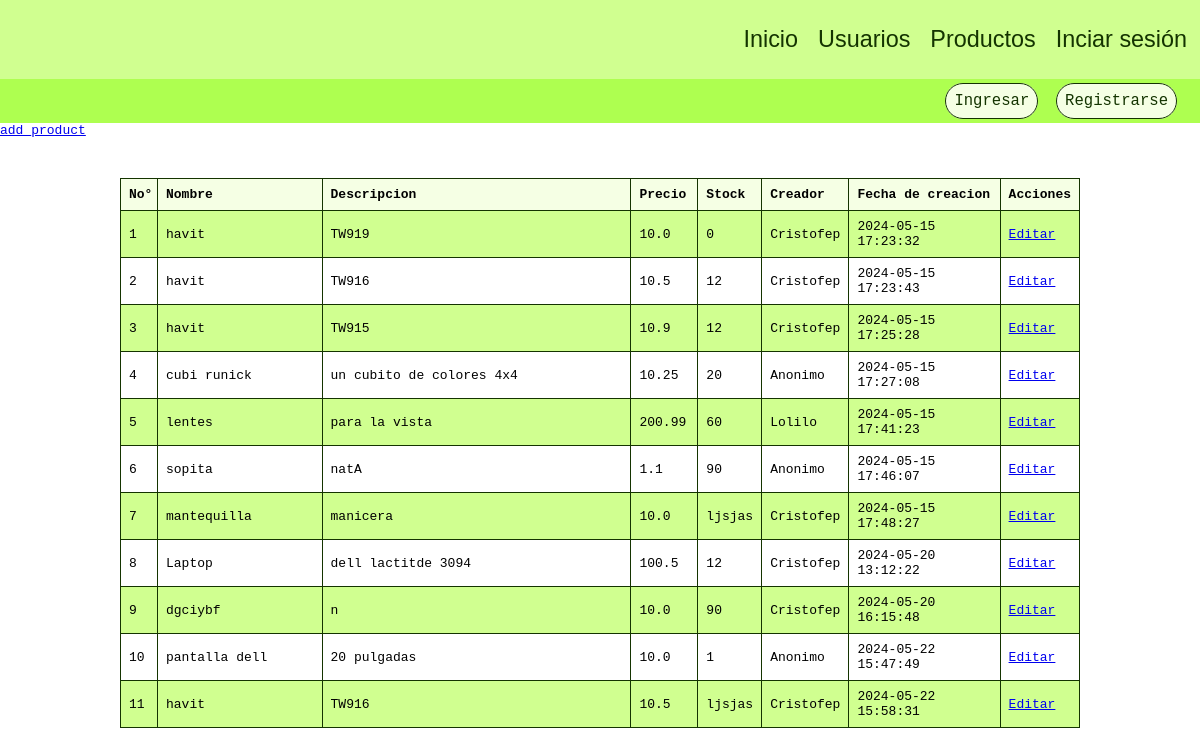
/product, run on the app's committed database.
### tables this page shows
CREATE TABLE "productos" (
	"id"	INTEGER,
	"nombre"	TEXT NOT NULL,
	"descripcion"	TEXT NOT NULL,
	"precio"	REAL NOT NULL,
	"stock"	INTEGER NOT NULL,
	"fecha_creacion"	TIMESTAMP DEFAULT CURRENT_TIMESTAMP,
	"creador"	TEXT NOT NULL,
	PRIMARY KEY("id" AUTOINCREMENT)
);

### app.py (the view)
@app.route('/product')
def product():
    conn = connect_db()
    cursor = conn.cursor()
    cursor.execute('SELECT * FROM productos')
    producto = cursor.fetchall()
    conn.close()
    return render_template('producto/productos.html', producto=producto)

### app.py (called while the page is built)
def connect_db():
    conn = sqlite3.connect('database/enlistar.db')
    return conn

### templates/producto/productos.html (shortened to what this page needs)
{% extends "base.html" %}
{%block link%}
<link rel="stylesheet" href="{{ url_for('static', filename="css/productos/productos.css") }}">
{%endblock link%}
{%block header%}
<header>
    <nav class="menu">
        <ul class="menu__list">
            <li><a href="/">Inicio</a></li>
            <li><a href="/userlist">Usuarios</a></li>
            <li><a href="/product">Productos</a></li>
            {%if 'username' in session%}
            <li><a href="/logout">Cerara sesión</a></li>
            {%else%}
            <li><a href="/logout">Inciar sesión</a></li>
            {%endif%}
        </ul>
    </nav>
</header>
{%endblock header%}
{%block main%}
<div class="user__login">
    {% if 'username' in session %}
    <div>
        <span>Hola, {{ session['username'] }}</span>
    </div>
    {% else %}
    <div class="user">
        <a href="/login">Ingresar</a>
        <a href="/register">Registrarse</a>
    </div>
    {% endif %}
</div>
<div class="add_product">
    <a href="/add_product">add_product</a>
</div>
<div class="container">
    <table>
        <thead>
            <tr>
                <th class="id">No°</th>
                <th class="name">Nombre</th>
                <th class="desc">Descripcion</th>
                <th class="precio">Precio</th>
                <th class="stock">Stock</th>
                <th class="creador">Creador</th>
                <th class="time">Fecha de creacion</th>
                <th>Acciones</th>
            </tr>
        </thead>
        <tbody>
            {% for producto in producto %}
            <tr>
                <td>{{producto[0]}}</td>
                <td>{{producto[1]}}</td>
                <td>{{producto[2]}}</td>
                <td>{{producto[3]}}</td>
                <td>{{producto[4]}}</td>
                <td>{{producto[6]}}</td>
                <td>{{producto[5]}}</td>
                <td><a href="/edit_product/{{ producto[0] }}">Editar</a></td>
            </tr>
            {% endfor %}
        </tbody>
    </table>
</div>
{%endblock main%}

### static/css/productos/productos.css (style rules this page uses)
:root { --text: #143400; --background: #f5ffe4; --primary: #80ff00; --secondary: #aeff50; --accent: #d0ff90; }
* { font-family: monospace; }
body { margin: 0; }
header { background-color: var(--accent); padding: 1rem; }
.menu { display: flex; justify-content: end; align-items: center; }
.menu__list { list-style: none; display: flex; justify-content: space-evenly; align-items: center; gap: 20px; }
.menu__list li a { text-decoration: none; font-size: 1.8rem; font-family: sans-serif; color: var(--text); }
.user__login { background-color: var(--secondary); display: flex; justify-content: end; align-items: center; padding: 13px; }
.user__login a { text-decoration: none; background-color: var(--background); color: var(--text); font-size: 1.2rem; margin-right: 10px; padding: 8px; border: 1px solid var(--text); border-radius: 20px; }
.container { width: 80vw; margin: 40px auto; }
table { border-collapse: collapse; }
.id { width: 10px; max-width: 20px; }
.name { width: 150px; }
.desc { width: 300px; }
.precio { width: 50px; }
.stock { width: 30px; }
.creador { width: 30px; }
.time { width: 137px; }
th { background-color: var(--background); border: 1px solid var(--text); padding: 8px; text-align: left; }
td { border: 1px solid var(--text); padding: 8px; text-align: left; }
tbody tr:nth-child(odd) { background-color: var(--accent); }

### data on the page
productos: id "1", nombre "havit", descripcion "TW919", precio "10.0", stock "0", creador "Cristofep", fecha_creacion "2024-05-15 17:23:32"
productos: id "2", nombre "havit", descripcion "TW916", precio "10.5", stock "12", creador "Cristofep", fecha_creacion "2024-05-15 17:23:43"
productos: id "3", nombre "havit", descripcion "TW915", precio "10.9", stock "12", creador "Cristofep", fecha_creacion "2024-05-15 17:25:28"
productos: id "4", nombre "cubi runick", descripcion "un cubito de colores 4x4", precio "10.25", stock "20", creador "Anonimo", fecha_creacion "2024-05-15 17:27:08"
productos: id "5", nombre "lentes", descripcion "para la vista", precio "200.99", stock "60", creador "Lolilo", fecha_creacion "2024-05-15 17:41:23"
productos: id "6", nombre "sopita", descripcion "natA", precio "1.1", stock "90", creador "Anonimo", fecha_creacion "2024-05-15 17:46:07"
productos: id "7", nombre "mantequilla", descripcion "manicera", precio "10.0", stock "ljsjas", creador "Cristofep", fecha_creacion "2024-05-15 17:48:27"
productos: id "8", nombre "Laptop", descripcion "dell lactitde 3094", precio "100.5", stock "12", creador "Cristofep", fecha_creacion "2024-05-20 13:12:22"
productos: id "9", nombre "dgciybf", descripcion "n", precio "10.0", stock "90", creador "Cristofep", fecha_creacion "2024-05-20 16:15:48"
productos: id "10", nombre "pantalla dell", descripcion "20 pulgadas", precio "10.0", stock "1", creador "Anonimo", fecha_creacion "2024-05-22 15:47:49"
productos: id "11", nombre "havit", descripcion "TW916", precio "10.5", stock "ljsjas", creador "Cristofep", fecha_creacion "2024-05-22 15:58:31"
